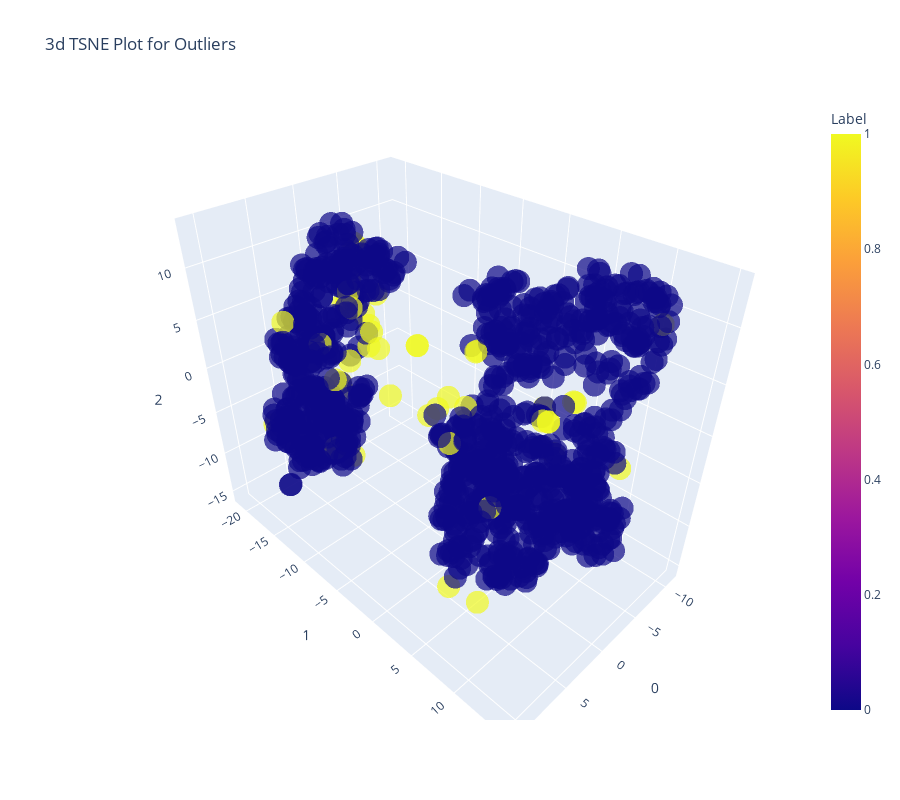

The cell this chart's notebook holds for it:
### Code cell
# create a model
knn = create_model('knn')
# plot a model
plot_model(knn)

### Figure 1 — Plotly figure (JSON) as saved in the notebook; plotly's stock layout.template omitted (floating-point values rounded to 4 significant figures; data arrays with more than 128 entries replaced by an {"elided": "..."} marker saying what was removed)
{"data": [{"customdata": {"elided": "1000x1 float values"}, "hoverlabel": {"namelength": 0}, "hovertemplate": "0=%{x}<br>1=%{y}<br>2=%{z}<br>Feature=%{customdata[0]}<br>Label=%{marker.color}", "legendgroup": "", "marker": {"color": {"elided": "1000 int values"}, "coloraxis": "coloraxis", "opacity": 0.7, "symbol": "circle"}, "mode": "markers", "name": "", "scene": "scene", "showlegend": false, "type": "scatter3d", "x": {"elided": "1000 float values"}, "y": {"elided": "1000 float values"}, "z": {"elided": "1000 float values"}}], "layout": {"coloraxis": {"colorbar": {"title": {"text": "Label"}}, "colorscale": [[0, "#0d0887"], [0.1111, "#46039f"], [0.2222, "#7201a8"], [0.3333, "#9c179e"], [0.4444, "#bd3786"], [0.5556, "#d8576b"], [0.6667, "#ed7953"], [0.7778, "#fb9f3a"], [0.8889, "#fdca26"], [1, "#f0f921"]]}, "height": 800, "legend": {"tracegroupgap": 0}, "scene": {"domain": {"x": [0, 1], "y": [0, 1]}, "xaxis": {"title": {"text": "0"}}, "yaxis": {"title": {"text": "1"}}, "zaxis": {"title": {"text": "2"}}}, "title": {"text": "3d TSNE Plot for Outliers"}, "width": 900}}
